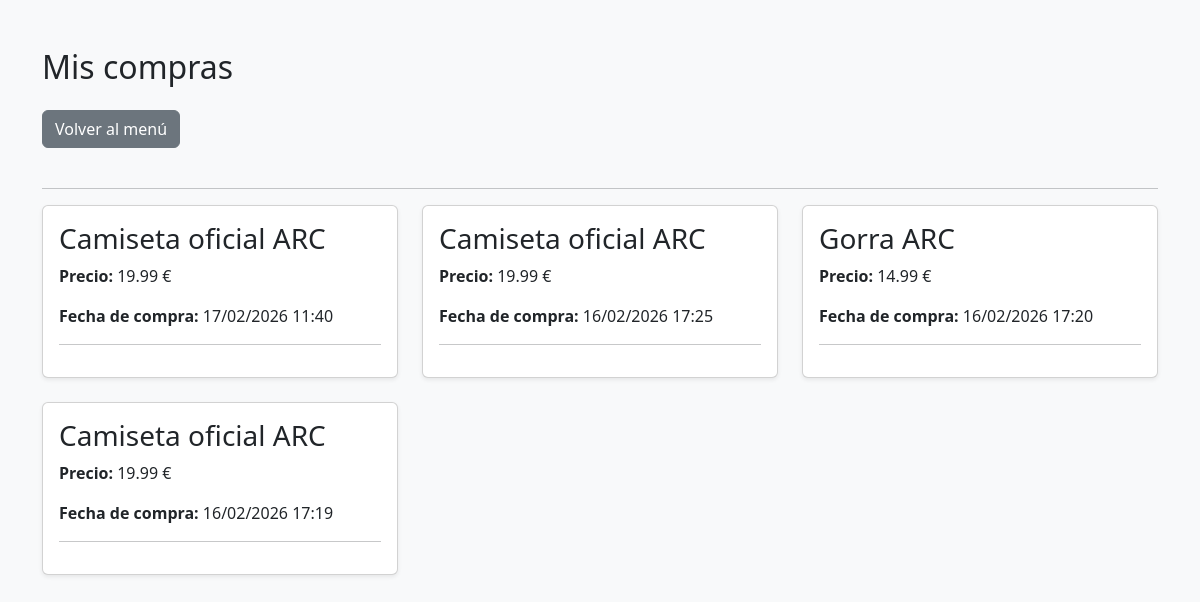
/runclub/mis_compras.php (signed in), run on the app's committed database.
### tables this page shows
CREATE TABLE `compras` (
  `id` int(11) NOT NULL,
  `usuario_id` int(11) NOT NULL,
  `producto_id` int(11) NOT NULL,
  `fecha` datetime NOT NULL DEFAULT current_timestamp()
);

CREATE TABLE `productos` (
  `id` int(11) NOT NULL,
  `nombre` varchar(100) NOT NULL,
  `descripcion` text NOT NULL,
  `precio` decimal(6,2) NOT NULL,
  `stock` int(11) NOT NULL,
  `imagen` varchar(100) NOT NULL
);

### runclub/mis_compras.php (the view, shortened to what this page needs)
<?php
include("conexion.php");
$usuario_id = $_SESSION["id"];
$sql = "SELECT productos.nombre, productos.precio, compras.fecha
        FROM compras
        INNER JOIN productos
        ON compras.producto_id = productos.id
        WHERE compras.usuario_id = '$usuario_id'
        ORDER BY compras.fecha DESC";
$resultado = $conn->query($sql);
?>
<!DOCTYPE html>
<html>
<head>
    <link href="https://cdn.jsdelivr.net/npm/bootstrap@5.3.2/dist/css/bootstrap.min.css" rel="stylesheet">
</head>
<body class="bg-light">
<div class="container mt-5">
<h2 class="mb-4">Mis compras</h2>
<a href="dashboard.php" class="btn btn-secondary mb-4">Volver al menú</a>
<hr>
<?php
if ($resultado->num_rows > 0) {
    echo "<div class='row'>";
    while ($compra = $resultado->fetch_assoc()) {
        $fecha_formateada = date("d/m/Y H:i", strtotime($compra["fecha"]));
           echo "<div class='col-md-4'>";
         echo "<div class='card mb-4 shadow-sm'>";
        echo "<div class='card-body'>";
        echo "<h3 class='card-title'>" . $compra["nombre"] . "</h3>";
        echo "<p><strong>Precio:</strong> " . $compra["precio"] . " €</p>";
        echo "<p><strong>Fecha de compra:</strong> " . $fecha_formateada . "</p>";
        echo "<hr>";
        echo "</div>";
        echo "</div>";
        echo "</div>";
    }
    echo "</div>";
} else {
    echo "Aún no has realizado ninguna compra.";
}
?>
</body>
</html>

### data on the page
compras: producto.nombre "Camiseta oficial ARC", producto.precio "19.99", fecha "17/02/2026 11:40"
compras: producto.nombre "Camiseta oficial ARC", producto.precio "19.99", fecha "16/02/2026 17:25"
compras: producto.nombre "Gorra ARC", producto.precio "14.99", fecha "16/02/2026 17:20"
compras: producto.nombre "Camiseta oficial ARC", producto.precio "19.99", fecha "16/02/2026 17:19"
